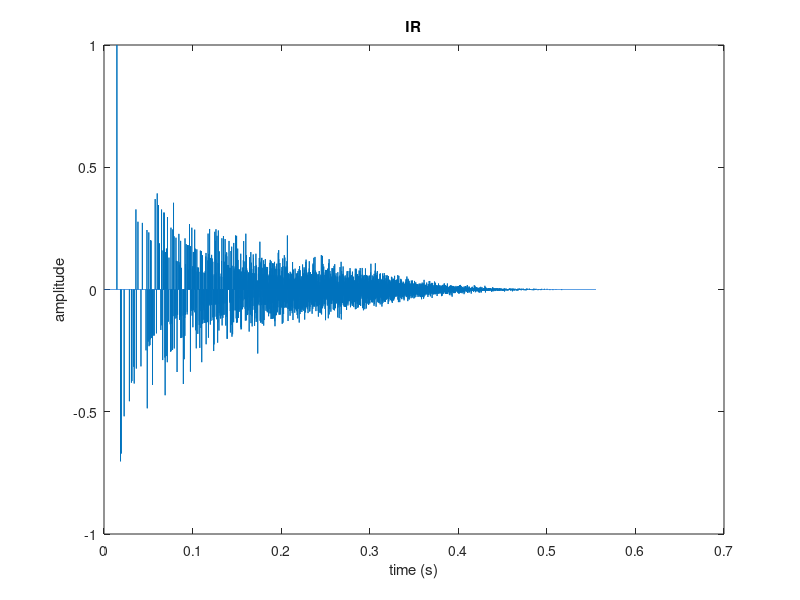

Reproduce this figure in MATLAB.
clear all;

% this script is similar to ImageSource except it introduces random phase
% variation, s.t. it is not an 'energy IR' being generated, but a rather
% more conventional looking IR

Fs = 44100;
Ts = 1/Fs;
Nyq = Fs/2;

% number of reflections allowed in one dimension

N = 10;

% room dimensions

Lx = 10; 
Ly = 10;
Lz = 10;

% wall absorption coefficient

alpha = 0.9;

if alpha<0
    error('please set alpha between 0 and 1')
elseif alpha>1
    error('please set alpha between 0 and 1')
end

% position of source

p = 2;
q = 7;
r = 1;

if p>Lx
    error('please ensure position of source is within room')
elseif q>Ly
    error('please ensure position of source is within room')
elseif r>Lz
    error('please ensure position of source is within room')
end

% position of receiver

a = 2;
b = 4;
c = 5;

if a>Lx
    error('please ensure position of receiver is within room')
elseif b>Ly
    error('please ensure position of receiver is within room')
elseif c>Lz
    error('please ensure position of receiver is within room')
end


% IR calculation initializations

DELN = zeros((2*N+1),(2*N+1),(2*N+1));
G = DELN;
Nspan = (-N:N);
Aodd = Nspan*Lx-p-a;
Aeven = Nspan*Lx+p-a;
Bodd = Nspan*Ly-q-b;
Beven = Nspan*Ly+q-b;
Codd = Nspan*Lz-r-c;
Ceven = Nspan*Lz+r-c;
delnf = sqrt((((N+1)*Lx)^2)+(((N+1)*Ly)^2)+(((N+1)*Lz)^2))*Fs/343;
h = zeros(ceil(delnf),1);
ti = Fs/343;

% DELN (delay times in samples) and G (amplitudes) computation

for d=-N:N;
    for e=-N:N;
        for f=-N:N;
            if mod(d,2)==1
                A = Aodd(d+N+2);
            else
                A = Aeven(d+N+1);
            end
            if mod(e,2)==1
                B = Bodd(e+N+2);
            else
                B = Beven(e+N+1);
            end
            if mod(f,2)==1
                C = Codd(f+N+2);
            else
                C = Ceven(f+N+1);
            end
            l = sqrt((A^2)+(B^2)+(C^2));
            t = ti*l;
            w = abs(d)+abs(e)+abs(f);
            DELN(d+N+1,e+N+1,f+N+1) = round(t); % entire DELN array kept only for QC purposes
            G(d+N+1,e+N+1,f+N+1) = ((alpha)^w)/l; % entire G array kept only for QC purposes
            h(DELN(d+N+1,e+N+1,f+N+1)) = h(DELN(d+N+1,e+N+1,f+N+1)) + G(d+N+1,e+N+1,f+N+1);
        end
    end
end

% All reflections included check

if delnf<max(max(max(DELN)))
    disp ('DELN bad...somewhere')
elseif delnf>max(max(DELN))
    disp ('DELN all good.')
end

% plot DELN as a spatial QC. Animation moves through
% dimension varied by i

% for i=1:21
%     stem3(-N:N,-N:N,squeeze(DELN(i,:,:)))
%     drawnow
%     pause(0.1)
% end

% plot G as a spatial QC. Animation moves through
% dimension varied by i

% for i=1:21
%     surf(-N:N,-N:N,squeeze(G(i,:,:)))
%     drawnow
%     pause(0.1)
% end

% normalize IR

h = h/(norm(h,Inf));

% convert h from an energy IR to conventional IR (i.e. with phase
% characteristic)

l = length(h);
randsign = sign(rand(l,1)-0.5*(ones(l,1)));
h = h.*randsign;

% plot impulse response

T = (0:Ts:(l-1)*Ts)';
plot(T,h)
xlabel('time (s)')
ylabel('amplitude')
title('IR')

% plot frequency response

% fAxis = Fs*(0:l-1)'/l;
% HFM = abs(fft(h));
% plot(HFM)
% title('Frequency response')
% xlabel('frequency (Hz)')
% ylabel('|H|')
% xlim([0 Nyq])

%generate impulse response filename

Lxstr = num2str(Lx);
Lystr = num2str(Ly);
Lzstr = num2str(Lz);
alphastr = num2str(alpha);
Nstr = num2str(N);
params = strcat(Lxstr,'x',Lystr,'x',Lzstr,'_',alphastr,'_N',Nstr,'_phase');

%output IR as 16-bit 44.1kHz wav

audiowrite(['ir_',params,'.wav'],h,Fs,'BitsPerSample',16);




